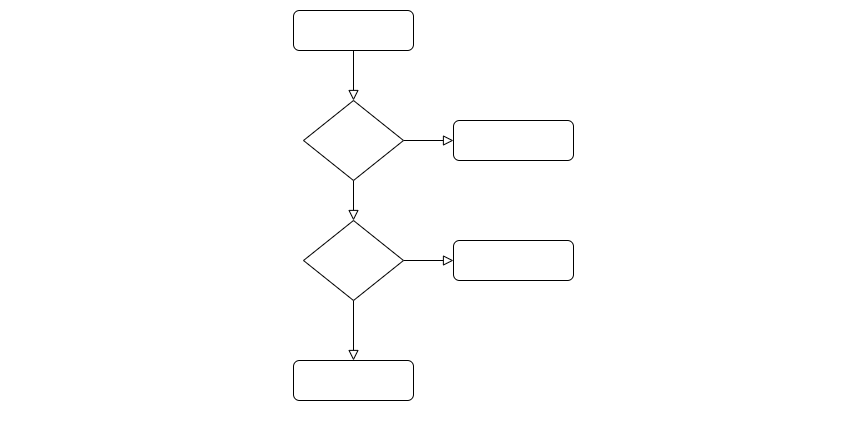
#> input picture folyamábra.png, 862 x 437 px
$ python main.py
#> lines starting #> are read from the running program, lines starting #| are printed output that depends on the picture; after the words box and inside, x2 and y2 are one past the last pixel; in counts of white or black regions, pixels touching at a corner belong together
import cv2  # OpenCV Library

# Image to detect shapes on below
image = cv2.imread("folyamábra.png")
#> image is the input picture: shape (437, 862, 3); min 0, max 255, mean 253.6

gray_image = cv2.cvtColor(image, cv2.COLOR_BGR2GRAY)  # Converting to gray image

# Setting threshold value to get new image (In simpler terms: this function checks every pixel, and depending on how
# dark the pixel is, the threshold value will convert the pixel to either black or white (0 or 1)).
_, thresh_image = cv2.threshold(gray_image, 220, 255, cv2.THRESH_BINARY)
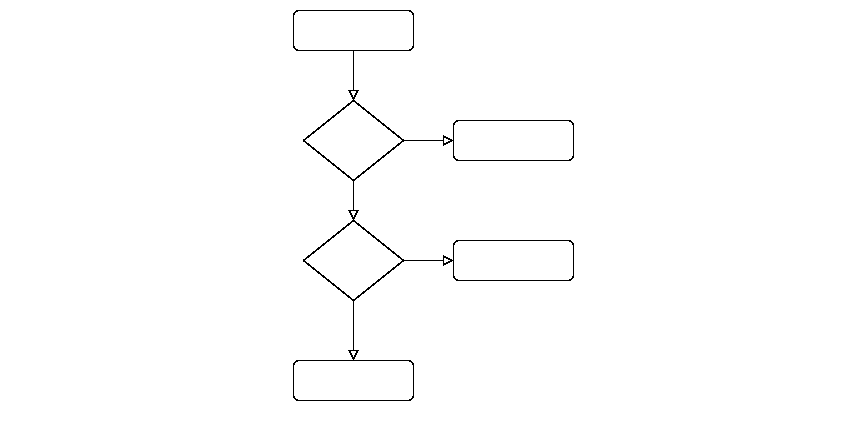
#> thresh_image: shape (437, 862); 99.3% white; black in thin lines or dots, all inside (x1, y1, x2, y2) = (293, 10, 574, 401)

# Retrieving outer-edge coordinates in the new threshold image
contours, hierarchy = cv2.findContours(thresh_image, cv2.RETR_TREE, cv2.CHAIN_APPROX_SIMPLE)
#> contours = 13 contours, 5 with area under 20; largest, box (x1, y1, x2, y2) and area: (0, 0, 862, 437) 375396, (292, 9, 575, 402) 29766, (294, 361, 413, 400) 4458, (454, 241, 573, 280) 4458, (454, 121, 573, 160) 4458, (294, 11, 413, 50) 4458, (305, 222, 402, 299) 3688, (305, 102, 402, 179) 3688

# Iterating through each contour to retrieve coordinates of each shape
for i, contour in enumerate(contours):
    if i == 0:
        continue

    # The 2 lines below this comment will approximate the shape we want. The reason being that in certain cases the
    # shape we want might have flaws or might be imperfect, and so, for example, if we have a rectangle with a
    # small piece missing, the program will still count it as a rectangle. The epsilon value will specify the
    # precision in which we approximate our shape.
    epsilon = 0.01 * cv2.arcLength(contour, True)
    approx = cv2.approxPolyDP(contour, epsilon, True)

    # Drawing the outer-edges onto the image
    cv2.drawContours(image, contour, 0, (0, 0, 0), 4)

    # Retrieving coordinates of the contour so that we can put text over the shape.
    x, y, w, h = cv2.boundingRect(approx)
    x_mid = int(x + (w / 3))  # This is an estimation of where the middle of the shape is in terms of the x-axis.
    y_mid = int(y + (h / 1.5))  # This is an estimation of where the middle of the shape is in terms of the y-axis.

    # Setting some variables which will be used to display text on the final image
    coords = (x_mid, y_mid)
    colour = (0, 0, 0)
    font = cv2.FONT_HERSHEY_DUPLEX

    # This is the part where we actually guess which shape we have detected. The program will look at the amount of edges
    # the contour/shape has, and then based on that result the program will guess the shape (for example, if it has 3 edges
    # then the chances that the shape is a triangle are very good.)
    #
    # You can add more shapes if you want by checking more lenghts, but for the simplicity of this tutorial program I
    # have decided to only detect 5 shapes.
    if len(approx) == 3:
        cv2.putText(image, "Triangle", coords, font, 1, colour, 1)  # Text on the image
    elif len(approx) == 4:
        cv2.putText(image, "Quadrilateral", coords, font, 1, colour, 1)
    elif len(approx) == 5:
        cv2.putText(image, "Pentagon", coords, font, 1, colour, 1)
    elif len(approx) == 6:
        cv2.putText(image, "Hexagon", coords, font, 1, colour, 1)
    else:
        # If the length is not any of the above, we will guess the shape/contour to be a circle.
        cv2.putText(image, "Circle", coords, font, 1, colour, 1)
#> this loop made 13 passes
#> (epsilon, x, y, w, h, x_mid, y_mid) on passes 2, 3, 4, 5, 6, 8, 9, 10, 12, 13: (23.48, 292, 9, 283, 393, 386, 271), (3.05, 294, 361, 119, 39, 333, 387), (0.157, 351, 351, 5, 6, 352, 355), (0.157, 444, 258, 6, 5, 446, 261), (3.05, 454, 241, 119, 39, 493, 267), (0.157, 351, 211, 5, 6, 352, 215), (0.157, 444, 138, 6, 5, 446, 141), (3.05, 454, 121, 119, 39, 493, 147), (0.157, 351, 91, 5, 6, 352, 95), (3.05, 294, 11, 119, 39, 333, 37)
#> (epsilon, approx, x, y, w, h, x_mid, y_mid) on passes 7, 11: (2.55, [[352, 222], [305, 260], [354, 298], [401, 260]], 305, 222, 97, 77, 337, 273), (2.55, [[352, 102], [305, 140], [354, 178], [401, 140]], 305, 102, 97, 77, 337, 153)
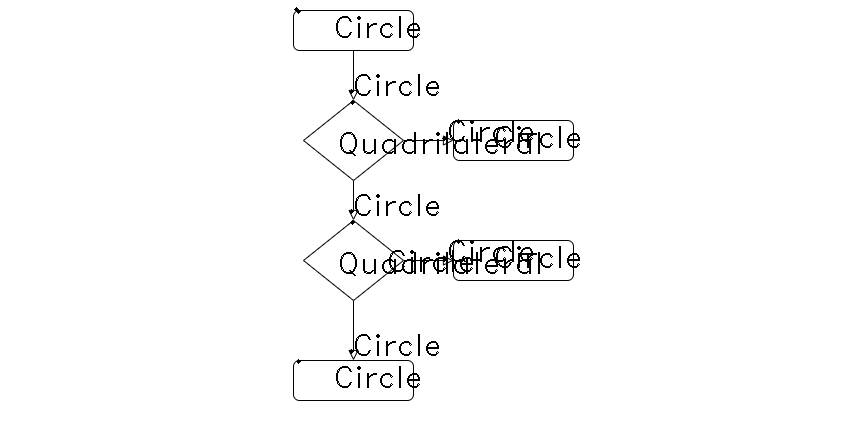
#> image: shape (437, 862, 3); 1.39% of pixels changed, all inside (x1, y1, x2, y2) = (294, 7, 580, 388)

# Displaying the image with the detected shapes onto the screen
cv2.imshow("shapes_detected", image)
cv2.waitKey(0)

$ run again, with shape.jpg saved as folyamábra.png
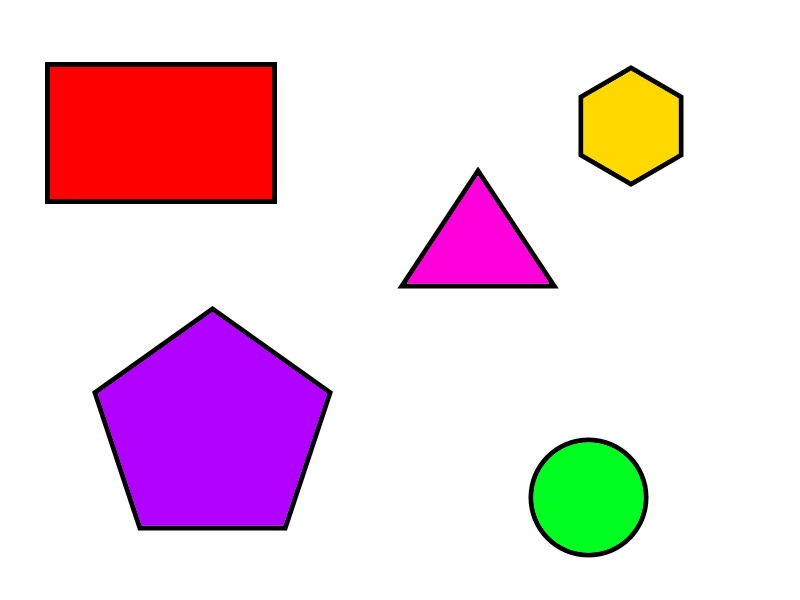
#> input picture shape.jpg, 800 x 600 px
#> image is the input picture: shape (600, 800, 3); mean B, G, R 223.7, 210.1, 237.8
#> `_, thresh_image = cv2.threshold(gray_image, 220, 255, cv2.THRESH_BINARY)`:
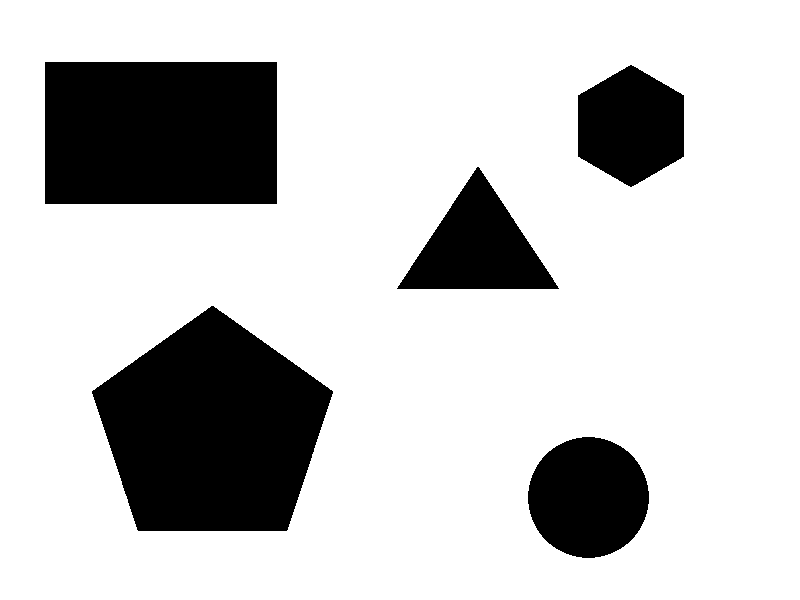
#> thresh_image: shape (600, 800); 78.8% white; 5 black regions
#> contours = 6 contours; box (x1, y1, x2, y2) and area: (0, 0, 800, 600) 478601, (91, 305, 334, 532) 37980, (44, 61, 278, 205) 33317, (527, 436, 650, 559) 11612, (396, 166, 560, 290) 10227, (577, 64, 685, 188) 9901
#> the loop `for i, contour in enumerate(contours):` made 6 passes
#> (epsilon, x, y, w, h, x_mid, y_mid) on passes 2, 3, 5: (4.04, 527, 436, 123, 123, 568, 518), (7.8, 91, 305, 243, 227, 172, 456), (3.87, 577, 64, 108, 124, 613, 146)
#> after the loop `for i, contour in enumerate(contours):`:
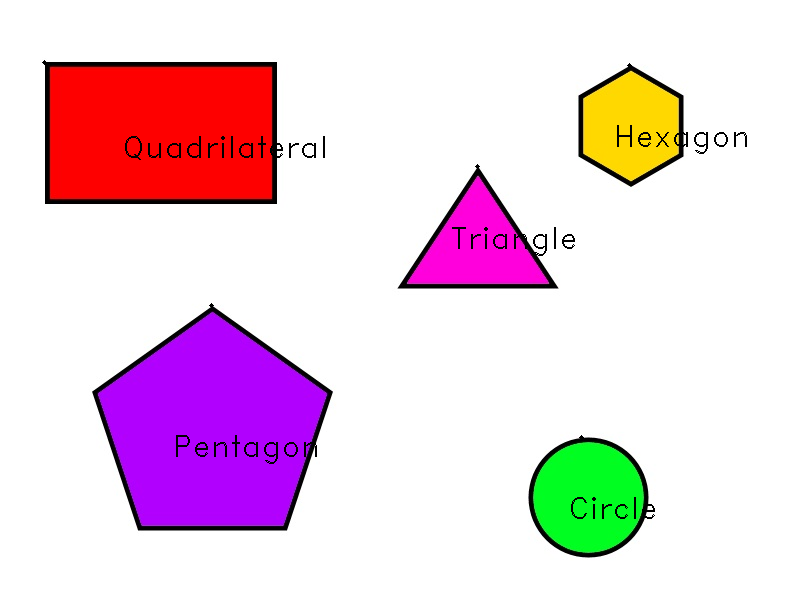
#> image: shape (600, 800, 3); 0.65% of pixels changed, all inside (x1, y1, x2, y2) = (42, 60, 747, 519)
